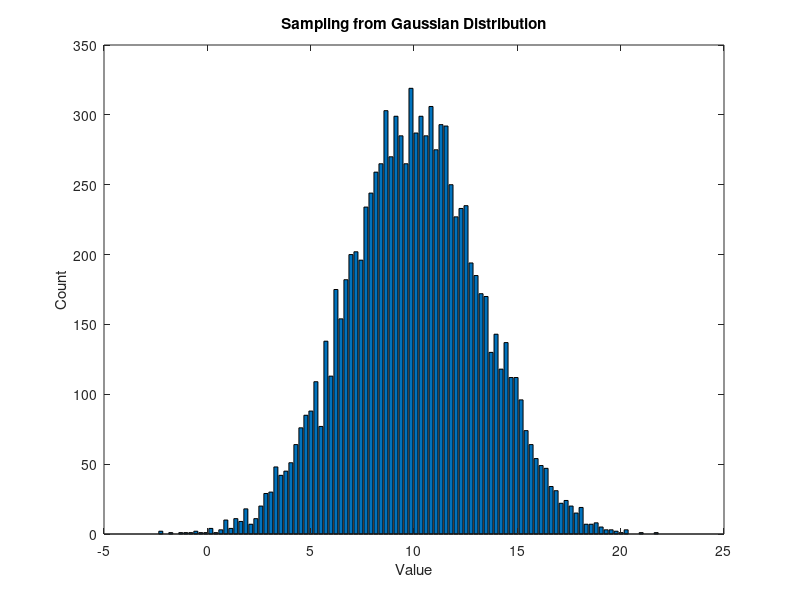
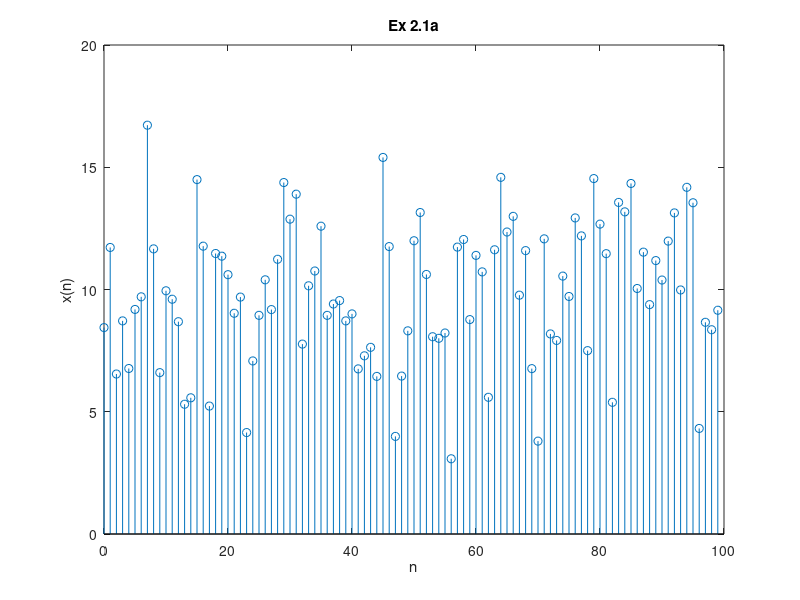

The MATLAB script that drew these images, in order:
mu = 10;
sigma = sqrt(10);
num_samples = 10000;

x1 = mu + sigma * randn(1, num_samples);

bin = 100;
[counts, bin_centers] = hist(x1, bin);

% histogram
figure(1);
bar(bin_centers, counts);
xlabel('Value');
ylabel('Count');
title('Sampling from Gaussian Distribution');

% graph(100 sample only)
figure(2);
n_stem = 0:99
stem(n_stem, x1(1:100)); title('Ex 2.1a'); xlabel('n'); ylabel('x(n)');
